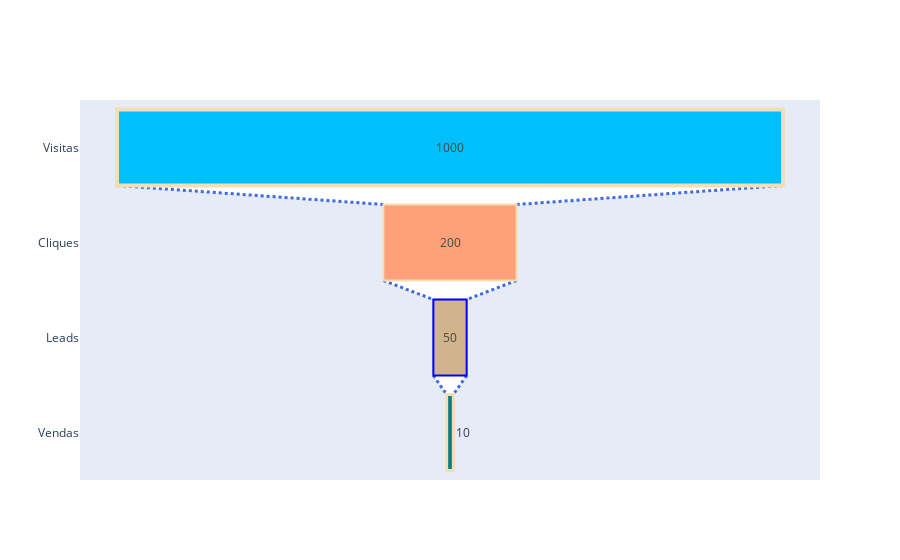

Notebook code cell kept with this figure:
### Code cell
import seaborn as sb
import pandas as pd
import matplotlib.pyplot as plt
import plotly.graph_objects as go

data = {
    'Etapa': ['Visitas', 'Cliques', 'Leads', 'Vendas'],
    'Quantidade': [1000, 200, 50, 10]
}

# Cria um gráfico de funil
fig = go.Figure(go.Funnel(
    y = data['Etapa'],
    x = data['Quantidade'],
    #textinfo = "value+percent initial",
    marker = {"color": ["deepskyblue", "lightsalmon", "tan", "teal"],
    "line": {"width": [4, 2, 2, 3, 1], "color": ["wheat", "wheat", "blue", "wheat"]}},
    connector = {"line": {"color": "royalblue", "dash": "dot", "width": 3},"fillcolor":'white'},
    #width = 2,
))

fig.update_layout(funnelmode="overlay")
fig.show()

### Figure 1 — Plotly figure (JSON) as saved in the notebook; plotly's stock layout.template omitted (floating-point values rounded to 4 significant figures)
{"data": [{"connector": {"fillcolor": "white", "line": {"color": "royalblue", "dash": "dot", "width": 3}}, "marker": {"color": ["deepskyblue", "lightsalmon", "tan", "teal"], "line": {"color": ["wheat", "wheat", "blue", "wheat"], "width": [4, 2, 2, 3, 1]}}, "type": "funnel", "x": [1000, 200, 50, 10], "y": ["Visitas", "Cliques", "Leads", "Vendas"]}], "layout": {"funnelmode": "overlay"}}
